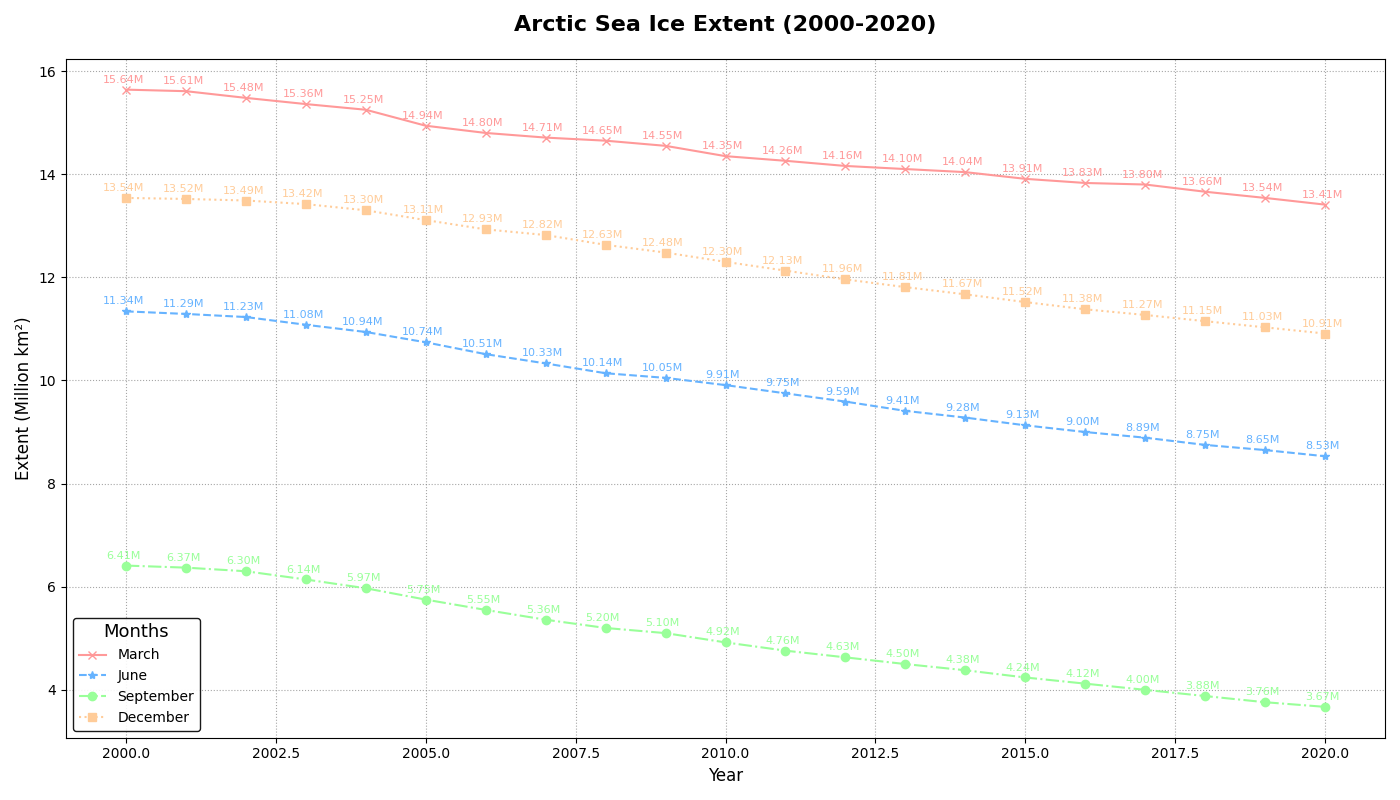

Write Python code to recreate this figure.
import matplotlib.pyplot as plt
import numpy as np

# Years from 2000 to 2020
years = np.arange(2000, 2021)

# Sea ice extent (in million square kilometers) for different months
march_extent = [15.64, 15.61, 15.48, 15.36, 15.25, 14.94, 14.80, 14.71, 14.65, 14.55, 14.35, 14.26, 14.16, 14.10, 14.04, 13.91, 13.83, 13.80, 13.66, 13.54, 13.41]
june_extent = [11.34, 11.29, 11.23, 11.08, 10.94, 10.74, 10.51, 10.33, 10.14, 10.05, 9.91, 9.75, 9.59, 9.41, 9.28, 9.13, 9.00, 8.89, 8.75, 8.65, 8.53]
september_extent = [6.41, 6.37, 6.30, 6.14, 5.97, 5.75, 5.55, 5.36, 5.20, 5.10, 4.92, 4.76, 4.63, 4.50, 4.38, 4.24, 4.12, 4.00, 3.88, 3.76, 3.67]
december_extent = [13.54, 13.52, 13.49, 13.42, 13.30, 13.11, 12.93, 12.82, 12.63, 12.48, 12.30, 12.13, 11.96, 11.81, 11.67, 11.52, 11.38, 11.27, 11.15, 11.03, 10.91]

# Plotting
fig, ax = plt.subplots(figsize=(14, 8))

# Define colors and markers for different months
colors = ['#ff9999', '#66b3ff', '#99ff99', '#ffcc99']
months = ['March', 'June', 'September', 'December']
extents = [march_extent, june_extent, september_extent, december_extent]
markers = ['x', '*', 'o', 's'] # Changed markers
linestyles = ['-', '--', '-.', ':'] # Introduced line styles

# Plot the sea ice extent data
for extent, month, color, marker, linestyle in zip(extents, months, colors, markers, linestyles):
    ax.plot(years, extent, label=month, color=color, marker=marker, linestyle=linestyle, linewidth=1.5)

    # Annotate data points with the extent values in million square kilometers
    for (x, y) in zip(years, extent):
        ax.annotate(f'{y:.2f}M', xy=(x, y), xytext=(-2, 5),
                     textcoords='offset points', ha='center', fontsize=8, color=color)

# Set title and labels
ax.set_title('Arctic Sea Ice Extent (2000-2020)', fontsize=16, fontweight='bold', pad=20)
ax.set_xlabel('Year', fontsize=12)
ax.set_ylabel('Extent (Million km²)', fontsize=12)

# Add gridlines with different style
ax.grid(True, linestyle=':', which='major', color='grey', alpha=0.7)

# Remove the horizontal line and the text annotation

# Changed legend to have a frame
ax.legend(title='Months', title_fontsize='13', loc='lower left', frameon=True, framealpha=0.9, edgecolor='black')

# Automatically adjust layout
plt.tight_layout()

# Display the plot
plt.show()
